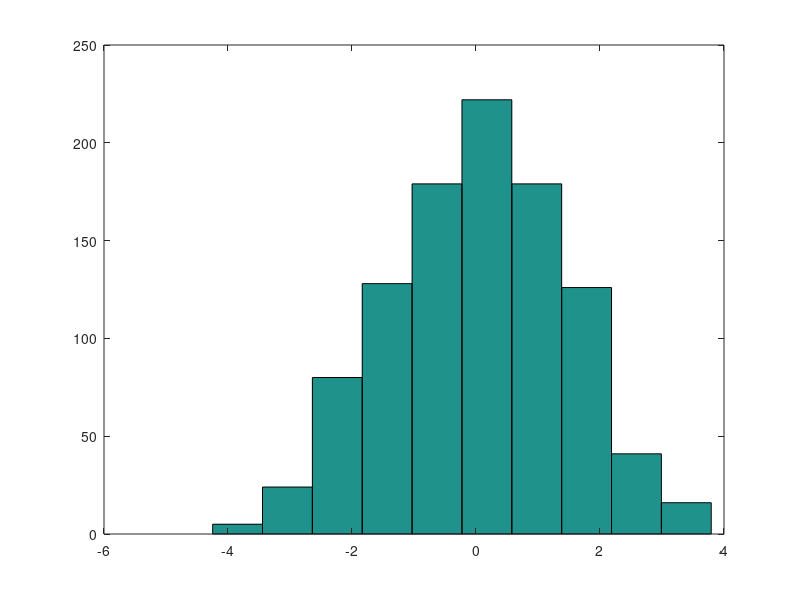

Source code (MATLAB):
function unifrom_gaussian_adder

uniform_noise = [];
for k = 1:1000
        uniform_noise =  [sum(-1 + rand(6,1)*2) uniform_noise];
end
figure
hist(uniform_noise)

end